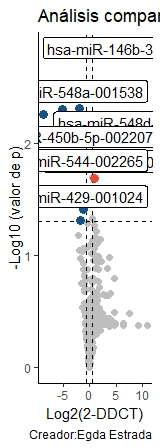

Source code (R):
#Creador: Egda Estrada
#Gráfica de Volcano

#install.packages("pacman")

library(pacman)

p_load("readr", #para llamar las bases de datos
       "ggplot", #para graficar
       "ggrepel", #para etiquetar datos en una gráfica
       "matrixTests", #para realizar la prueba estadística
       "dplyr") #facilita el manejo de datos

datos <- read_csv(file = "https://raw.githubusercontent.com/ManuelLaraMVZ/Transcript-mica/main/datos_miRNAs.csv")
head(datos)
#Extracción de genes controles (referencia)

Controles <- datos %>% 
  filter(Condicion=="Control")

head(Controles)

promedio_controles <- Controles %>% 
  summarise(Mean_C1 = mean(Cx1), 
            Mean_C2 = mean(Cx2), 
            Mean_C3 = mean(Cx3),
            Mean_T1 = mean(T1),
            Mean_T2 = mean(T2),
            Mean_T3 = mean(T3)) %>% 
  mutate(Gen="Promedio_controles") %>% 
  select(7,1,2,3,4,5,6)
promedio_controles

############################################
#extraer

genes <- datos %>% 
  filter(Condicion=="Target") %>% 
  select(-2)
head(genes)
#################

#Sacar el 2^-DCT

DCT <- genes %>% 
  mutate(DCT_C1=2^-(Cx1-promedio_controles$Mean_C1),
         DCT_C2=2^-(Cx1-promedio_controles$Mean_C2),
         DCT_C3=2^-(Cx1-promedio_controles$Mean_C3),
         DCT_T1=2^-(T1-promedio_controles$Mean_T1),
         DCT_T2=2^-(T2-promedio_controles$Mean_T2),
         DCT_T3=2^-(T3-promedio_controles$Mean_T3)) %>% 
  select(-2,-3,-4,-5,-6,-7)

DCT

promedio_genes <- DCT %>% 
  mutate(Mean_DCT_Cx=(DCT_C1+DCT_C2+DCT_C3)/3,
         Mean_DCT_Tx=(DCT_T1+DCT_T2+DCT_T3)/3)

promedio_genes

##############################################################################

#Definir prueba estadística: t-Student

tvalue_gen <- row_t_welch(promedio_genes[,c("DCT_C1",
                                            "DCT_C2",
                                            "DCT_C3")],
                          promedio_genes[,c("DCT_T1",
                                            "DCT_T2",
                                            "DCT_T3")])

View(tvalue_gen)

FCyPV <- promedio_genes %>% 
  select(1, 8, 9) %>% 
  mutate(p_value = tvalue_gen$pvalue,
         Fold_change = Mean_DCT_Tx/Mean_DCT_Cx) %>% 
  select(1, 4, 5)

FCyPV

Logs <- FCyPV %>% 
  mutate(LPV = -log10(p_value),
         LFC = log2(Fold_change)) %>% 
  select(1, 4, 5)

Logs

##############################

vulcano <- ggplot(Logs, mapping = aes(x = LFC,
                                      y = LPV))+
  geom_point(size = 2,
             color = "gray")+
  theme_classic()+
  labs(title = "Análisis comparativo de miRNAs",
       caption = "Creador:Egda Estrada",
       x = "Log2(2-DDCT)",
       y = "-Log10 (valor de p)")

vulcano

#############################################################

#limites

limite_p <- 0.05

limite_FC <- 1.5

down_regulated <- Logs %>% 
  filter(LFC < -log2(limite_FC),
         LPV > -log10 (limite_p))

down_regulated

up_regulated <- Logs %>% 
  filter(LFC > log2(limite_FC),
         LPV > -log10 (limite_p))

up_regulated

top_down_regulated <- down_regulated %>% 
  arrange(desc(LPV)) %>% 
  head(5)

top_down_regulated

top_up_regulated <- up_regulated %>% 
  arrange(desc(LPV)) %>% 
  head(5)

top_up_regulated

#######################################
#mejorar la gráfica

vulcano2 <- vulcano+
  geom_hline(yintercept = -log10(limite_p), 
             linetype = "dashed")+
  geom_vline(xintercept = c(-log2(limite_FC), log2(limite_FC)), 
             linetype = "dashed")

vulcano2

vulcano3 <- vulcano2+
  geom_point(data = up_regulated,
             x= up_regulated$LFC,
             y= up_regulated$LPV,
             alpha= 1,
             size= 3,
             color= "#E64B35B2")+
  geom_point(data = down_regulated,
             x= down_regulated$LFC,
             y= down_regulated$LPV,
             alpha= 1,
             size= 3,
             color= "#135488b2")

vulcano3

vulcano4 <- vulcano3+
  geom_label_repel(data = top_up_regulated,
                   aes(x = top_up_regulated$LFC,
                                 y = top_up_regulated$LPV),
                   label = top_up_regulated$Gen,
                   max.overlaps = 100)+
  geom_label_repel(data = top_down_regulated,
                   mapping = aes(x = top_down_regulated$LFC,
                                 y = top_down_regulated$LPV),
                   label = top_down_regulated$Gen,
                   max.overlaps = 100)
vulcano4

ggsave("Vulcano4.jpeg",
       plot = vulcano4,
       height = 5, width = 6,
       dpi = 300)
